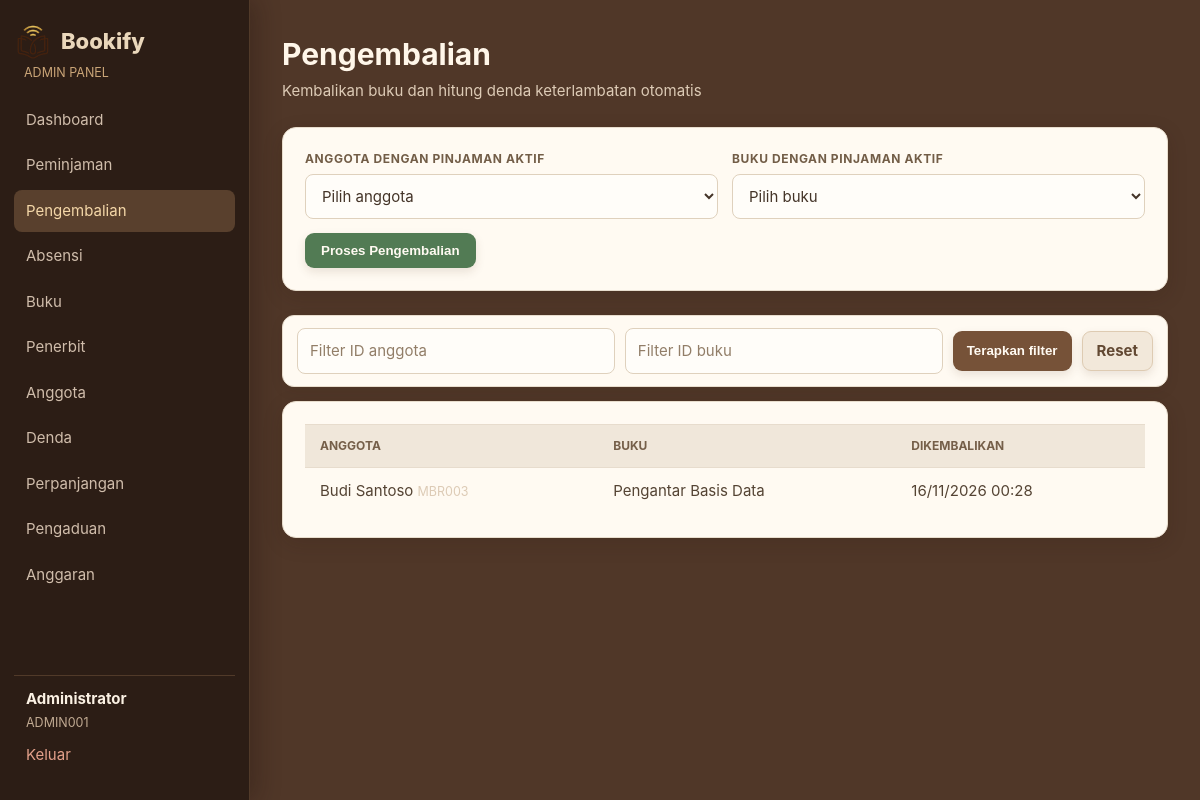
Before: /admin/returns.php (signed in) with the older database file.
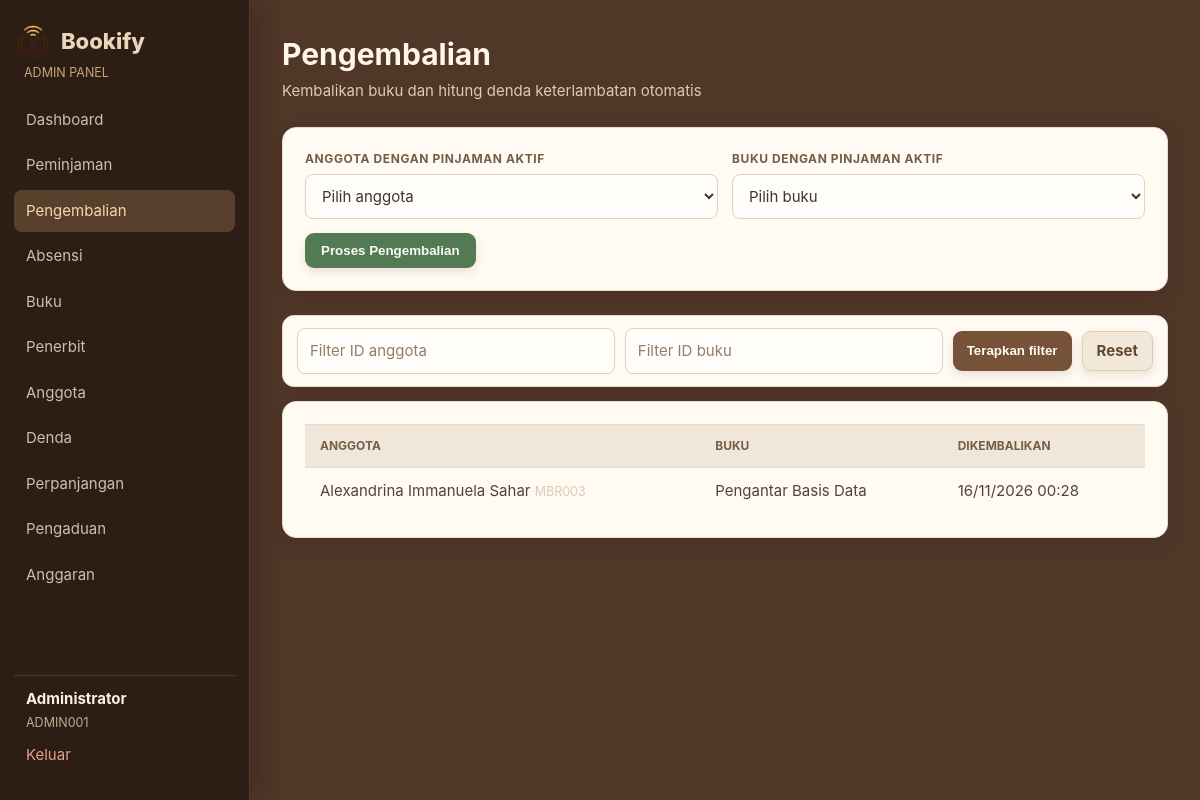
After: the same page with the newer database file.
### tables this page shows
CREATE TABLE borrowings (
    id INTEGER PRIMARY KEY AUTOINCREMENT, user_id INTEGER NOT NULL, book_id INTEGER NOT NULL,
    borrowed_at TEXT NOT NULL DEFAULT CURRENT_TIMESTAMP, due_date TEXT NOT NULL, returned_at TEXT,
    status TEXT NOT NULL DEFAULT 'active', renew_count INTEGER NOT NULL DEFAULT 0,
    created_at TEXT NOT NULL DEFAULT CURRENT_TIMESTAMP, updated_at TEXT NOT NULL DEFAULT CURRENT_TIMESTAMP,
    FOREIGN KEY (user_id) REFERENCES users(id), FOREIGN KEY (book_id) REFERENCES books(id)
);

CREATE TABLE users (
    id INTEGER PRIMARY KEY AUTOINCREMENT, member_id TEXT NOT NULL UNIQUE, name TEXT NOT NULL,
    email TEXT NOT NULL UNIQUE, phone TEXT, gender TEXT, address TEXT, password TEXT NOT NULL,
    role TEXT NOT NULL DEFAULT 'member', status TEXT NOT NULL DEFAULT 'active',
    created_at TEXT NOT NULL DEFAULT CURRENT_TIMESTAMP, updated_at TEXT NOT NULL DEFAULT CURRENT_TIMESTAMP
);

CREATE TABLE books (
    id INTEGER PRIMARY KEY AUTOINCREMENT, book_id TEXT NOT NULL UNIQUE, title TEXT NOT NULL, author TEXT NOT NULL,
    year INTEGER, pages INTEGER, genre TEXT, stock INTEGER NOT NULL DEFAULT 1, available INTEGER NOT NULL DEFAULT 1,
    cover_url TEXT, publisher_id INTEGER, created_at TEXT NOT NULL DEFAULT CURRENT_TIMESTAMP,
    updated_at TEXT NOT NULL DEFAULT CURRENT_TIMESTAMP,
    FOREIGN KEY (publisher_id) REFERENCES publishers(id) ON DELETE SET NULL
);

### includes/bootstrap.php (called while the page is built, shortened)
<?php
function base_url(string $path = ''): string
{
    $script = rawurldecode($_SERVER['SCRIPT_NAME'] ?? '');
    $marker = '/versiphp/';
    $position = stripos($script, $marker);
    $base = $position === false ? '' : substr($script, 0, $position + strlen($marker) - 1);
    return $base . ($path === '' ? '/' : '/' . ltrim($path, '/'));
}
function url(string $path = ''): string
{
    return base_url($path);
}
function e(mixed $value): string
{
    return htmlspecialchars((string) $value, ENT_QUOTES, 'UTF-8');
}
function pdo(): PDO
{
    static $pdo = null;
    if ($pdo instanceof PDO) {
        return $pdo;
    }
    $pdo = new PDO('sqlite:' . DB_FILE);
    $pdo->setAttribute(PDO::ATTR_ERRMODE, PDO::ERRMODE_EXCEPTION);
    $pdo->setAttribute(PDO::ATTR_DEFAULT_FETCH_MODE, PDO::FETCH_ASSOC);
    $pdo->exec('PRAGMA foreign_keys = ON');
    initialise_database($pdo);
    return $pdo;
}
function initialise_database(PDO $db): void
{
    if ((int) $db->query('SELECT COUNT(*) FROM users')->fetchColumn() === 0) {
        seed_database($db);
    }
}
function rows(string $query, array $params = []): array
{
    $statement = pdo()->prepare($query);
    $statement->execute($params);
    return $statement->fetchAll();
}
function date_id(?string $value, bool $withTime = false): string
{
    $time = strtotime($value);
    return date($withTime ? 'd/m/Y H:i' : 'd/m/Y', $time);
}

### admin/returns.php (the view, shortened to what this page needs)
<?php
require_once __DIR__ . '/../includes/layout.php'; require_admin();
$memberId = trim($_GET['member_id'] ?? ''); $bookId = trim($_GET['book_id'] ?? '');
$query = 'SELECT br.*,u.name,u.member_id,b.title,b.book_id FROM borrowings br JOIN users u ON u.id=br.user_id JOIN books b ON b.id=br.book_id WHERE br.status="returned"'; $params = [];
$data = rows($query . ' ORDER BY br.returned_at DESC', $params);
?>
<section class="modal"><form method="post"><div class="form-grid"><div class="form-row"><label>Anggota dengan pinjaman aktif</label><select name="member_id" required><option value="">Pilih anggota</option></select></div><div class="form-row"><label>Buku dengan pinjaman aktif</label><select name="book_id" required><option value="">Pilih buku</option></select></div></div><button class="success">Proses Pengembalian</button></form></section>
<form class="card admin-id-search" method="get"><input name="member_id" value="<?= e($memberId) ?>" placeholder="Filter ID anggota"><input name="book_id" value="<?= e($bookId) ?>" placeholder="Filter ID buku"><button type="submit">Terapkan filter</button><a class="button secondary" href="<?= e(url('admin/returns.php')) ?>">Reset</a></form>
<section class="card table-card"><table><thead><tr><th>Anggota</th><th>Buku</th><th>Dikembalikan</th></tr></thead><tbody><?php foreach ($data as $row): ?><tr><td><?= e($row['name']) ?> <small class="muted"><?= e($row['member_id']) ?></small></td><td><?= e($row['title']) ?></td><td><?= date_id($row['returned_at'], true) ?></td></tr><?php endforeach; ?><?php if (!$data): ?><tr><td colspan="3" class="muted">Tidak ada data pengembalian.</td></tr><?php endif; ?></tbody></table></section>

Changed rows visible on the page:
changed through a linked row, borrowings "Pengantar Basis Data": user.name "Budi Santoso" → "Alexandrina Immanuela Sahar"
